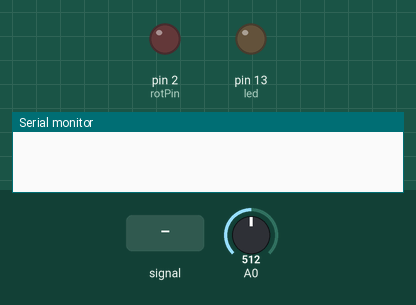
This sketch was run on a simulated Arduino Uno, built with avr-gcc and run on an emulated ATmega328P. Shown: output pins drawn as LEDs (lit = HIGH), the last lines printed to the serial monitor. Dashed ring = blinking. The test bench sets the inputs (shaded band); at power-on: A0 = 512.

Above: at 1.2 s.
1.3 s: A0 fed a 1000 Hz sine of ±255 counts around its level
At 1.57 s:
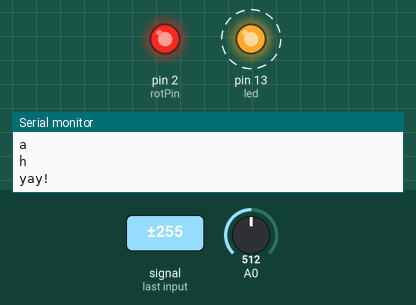
Timing chart, 0 to 4.8 s (numbered marks = the images above; inputs shaded):
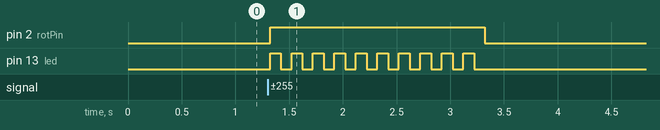

The sketch:

calibration.ino
```cpp
#include <uspeech.h>
signal voice(A0);

int rotPin = 2;
char c = 'a';
char old_c = 'a';
int led = 13;

void setup() {
  voice.calibrate();
  voice.econstant = 4;
  voice.aconstant = 5;
  voice.vconstant = 2;
  voice.shconstant = 9; //maybe 9
  voice.fconstant = 235;
  Serial.begin(9600);
  pinMode(led, OUTPUT);
  pinMode(rotPin, OUTPUT);
}

void loop() {

  c = voice.getPhoneme();
  Serial.println(c);

  if (c == 'h' && old_c != 'h') {
     Serial.println("yay!");
     digitalWrite(rotPin, HIGH);

     for (int i = 0; i < 10; i++){
          digitalWrite(led, HIGH);   // turn the LED on (HIGH is the voltage level)
          delay(100);               // wait for a second
          digitalWrite(led, LOW);    // turn the LED off by making the voltage LOW
          delay(100);
      }

      digitalWrite(rotPin, LOW);

  }

  old_c = c;
}
```

phoneme.cpp
```cpp
#include "uspeech.h"
/**
* The recognizer function: takes 1-4ms to execute
*/
char signal::getPhoneme(){
#if ARDUINO_ENVIRONMENT > 0
	sample();
#endif
    unsigned int pp =power();
	if(pp>SILENCE){

		//Perform Division
		int k = complexity(pp);
        //Low pass filter for noise removal
		overview[6] = overview[5];
		overview[5] = overview[4];
		overview[4] = overview[3];
		overview[3] = overview[2];
		overview[2] = overview[1];
		overview[1] = overview[0];
		overview[0] = k;
		int coeff = 0;
		char f = 0;
		while(f<6){
			coeff += overview[f];
			f++;
		}
		coeff /= 7;
        testCoeff = coeff;
		//Serial.println(coeff); //Use this for debugging
        if(f_enabled){
            micPower = 0.05 * maxPower() + (1 - 0.05) * micPower;
            //Serial.println(micPower)//If you are having trouble with fs
            if (micPower > fconstant) {
                return 'f';
            }
        }

	//Twiddle with the numbers here if your getting false triggers
	//This is the main classifier part

        if(coeff<vconstant /*Default value = 2*/){
				return 'v';
			}
			else{
				if(coeff<econstant /*Default value = 4*/){
					return 'e';
				}
				else{
					if(coeff<aconstant /*Default value = 6*/){
						return 'a';
					}
					else{
						if(coeff<shconstant /*Default value = 10*/){
							return 'h';
						}
						else{
							if(coeff>shconstant){
								return 's';
							}

						}
					}
				}
			}

	}
	else{
        micPower = 0;

        testCoeff = 0;
		return ' ';
	}
}
```

signal.cpp
```cpp
#include "uspeech.h"
/**
 * Constructor
 */
signal::signal(int port){
	pin = port;
    fconstant = F_CONSTANT;
    econstant = 2;
    aconstant = 4;
    vconstant = 6;
    shconstant = 10;
    amplificationFactor = 10;
}
/**
 * Calibration of background based on averaging
 */
void signal::calibrate(){
    #ifdef ARDUINO_ENVIRONMENT > 0
	calib = (analogRead(pin)+analogRead(pin)+analogRead(pin)+analogRead(pin))/4; //acquire background noise
    #endif
}
/**
 * Sampling of the sound: Based on storing values minus average background noise
 */
void signal::sample(){
	int i = 0;
	while ( i < 32){
        #ifdef ARDUINO_ENVIRONMENT > 0
		arr[i] = analogRead(pin)-calib;
        #endif
		i++;
	}

}
/**
 * An estimate of background noise
 */
unsigned int signal::power(){
	unsigned int j = 0;
	char i = 0;
	while(i<32){

		j+=abs(arr[i]);
		i++;
	}
	return j;
}
/**
 * power/abs(sum of derivative)
 */
unsigned int signal::complexity(int power){
	unsigned int j = 0;
	int i = 1;
	while(i<32){
		j+=abs(arr[i]-arr[i-1]);
		i++;
	}
    //Serial.println(j);
	return (j*amplificationFactor)/power;
}


/**
* Point of maximum amplitude
*/
unsigned int signal::maxPower(){
    int i =0;
    unsigned int max = 0;
    while (i<32){
        if(max<abs(arr[i])){
            max = abs(arr[i]);
            maxPos = i;
        }
        i++;
        avgPower+=arr[i];
    }
    avgPower /= 32;
    return max;
}
int signal::snr(int power){
	int i =0,j=0;
	int mean =power/32;
	while(i <32){
		j+=sq(arr[i]-mean);
		i++;
	}
	return sqrt(j/mean)/power;
}
```

Measured:
- after the input at 1.3 s, pin 2 (rotPin): LOW → HIGH at once, → LOW 2.0 s later; pin 13 (led): alternates HIGH for 0.10 s and LOW for 0.10 s, 20 changes in all, then stays LOW, starting at once
